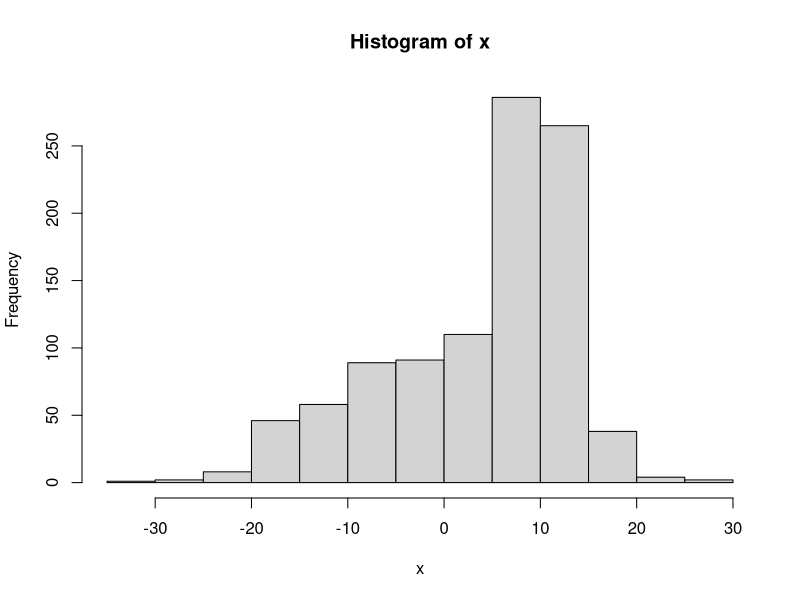
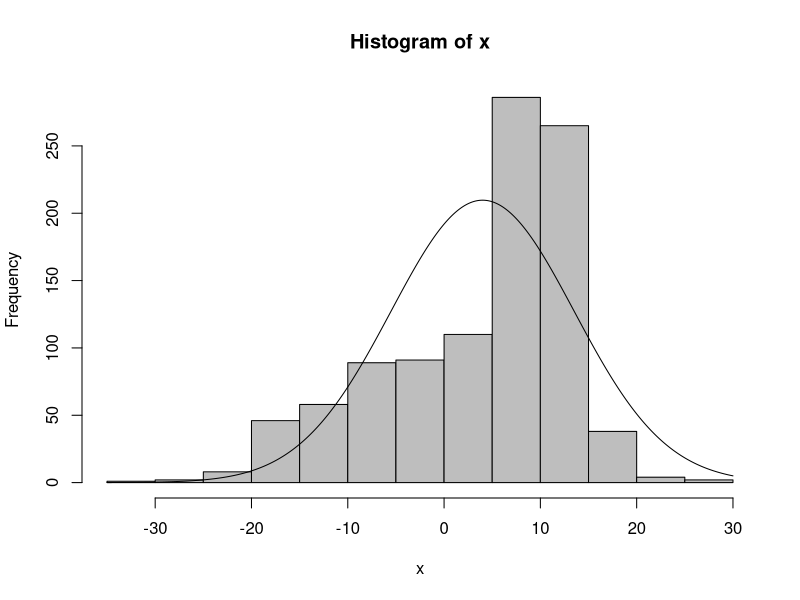
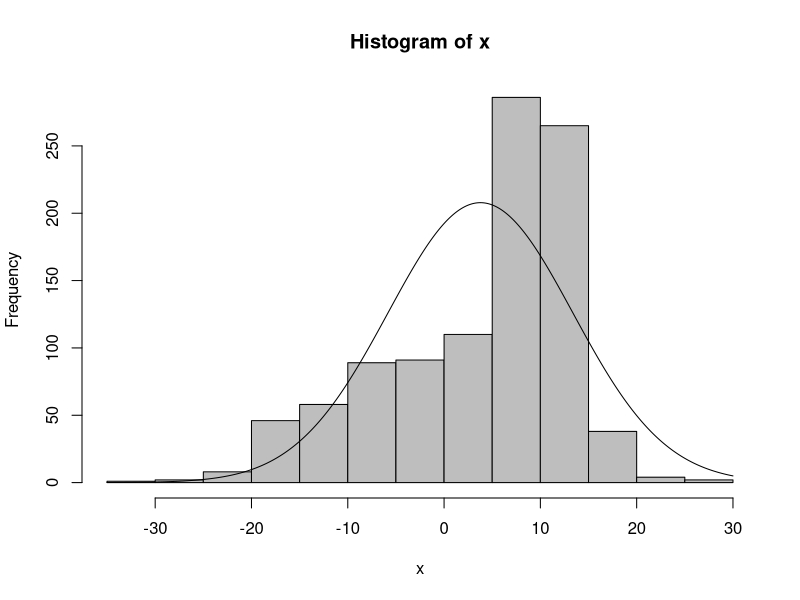
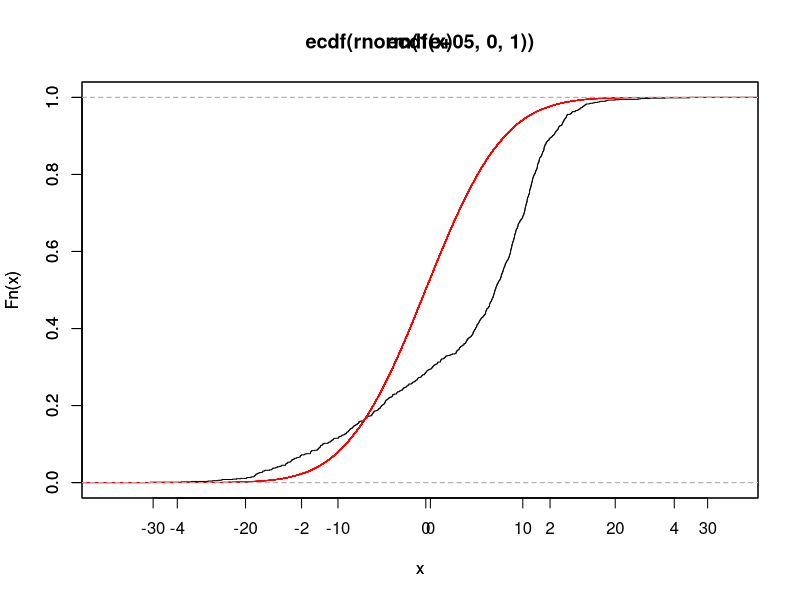

These charts were generated, in order, by the following R code:
## ---- chunk 1
mu_1 <- 10
mu_2 <- -2
sd_1 <- 3
sd_2 <- 10
n <- 1000
mean <- c(mu_1, mu_2)
sd <- c(sd_1, sd_2)

my.data <- rnorm(n, mean, sd)
summary(my.data)
## ---- chunk 2
x <- my.data

# histogram
hist(x)

# superimpose normal density
h <- hist(x, plot=FALSE)
plot(h, col="grey")
xlines <-seq(min(h$breaks),max(h$breaks),length.out=1000)
lines(x = xlines,y=dnorm(xlines, 4, sqrt(90.5)) *length(x)*diff(h$breaks)[1])


# superimpose emperical density
h <- hist(x, plot=FALSE)
plot(h, col="grey")
xlines <-seq(min(h$breaks),max(h$breaks),length.out=1000)
lines(x = xlines, y=dnorm(xlines, mean(x), sd(x)) * length(x)*diff(h$breaks)[1])
## ---- chunk 3
Fs_1 <- ecdf(x)
# plot ecdf
plot(Fs_1)


# superimpose cdf for standard normal
par(new=TRUE)
plot(ecdf(rnorm(10e4, 0, 1)), col="red")

# calculate maximal difference
sample <- x
x <- seq(min(sample),max(sample), by = .01)
max(abs(Fs_1(x)-pnorm(x,mean = mean(sample), sd = sd(sample))))

## ---- chunk 4
# your code here
k_central_moment <- function(num){
  return (sum((my.data - mean(my.data))^(num))/n)
}
# skewness
third_central_moment = k_central_moment(3)
sec_central_moment = k_central_moment(2)
skewness = third_central_moment/sec_central_moment^(3/2)
skewness
# kurtosis
four_central_moment = k_central_moment(4)
kurtosis = four_central_moment/sec_central_moment^2
kurtosis
## ---- chunk 5
quantile(my.data, probs = seq(0.1,0.9,0.1))
my.data_sorted = sort(my.data)
print("naive approach:")
my.data_sorted[seq(100, 900, 100)]
res <- list()
print("how it is done in r:")
res <- c()
for(i in seq(100, 900, 100)) {
  res<-c(res,((my.data_sorted[i])*(i/1000)+((my.data_sorted[i+1])*((1000-i)/1000))))
}
res

## ---- chunk 6
# your code here
# theoretical expected value and variance

# sample mean and sample variance

## ---- chunk 7
# data_freq <- table(my.data)
# data_freq
# m <- mean(my.data.freq); 
# print(m)
# s <- sd(my.data.freq)
# print("For 1 sigma:")
# mean(abs(my.data.freq-m)> s)
# print("For 2 sigma:")
# mean(abs(my.data.freq-m)> 2*s)
# print("For 3 sigma:")
# mean(abs(my.data.freq-m)> 3*s)
